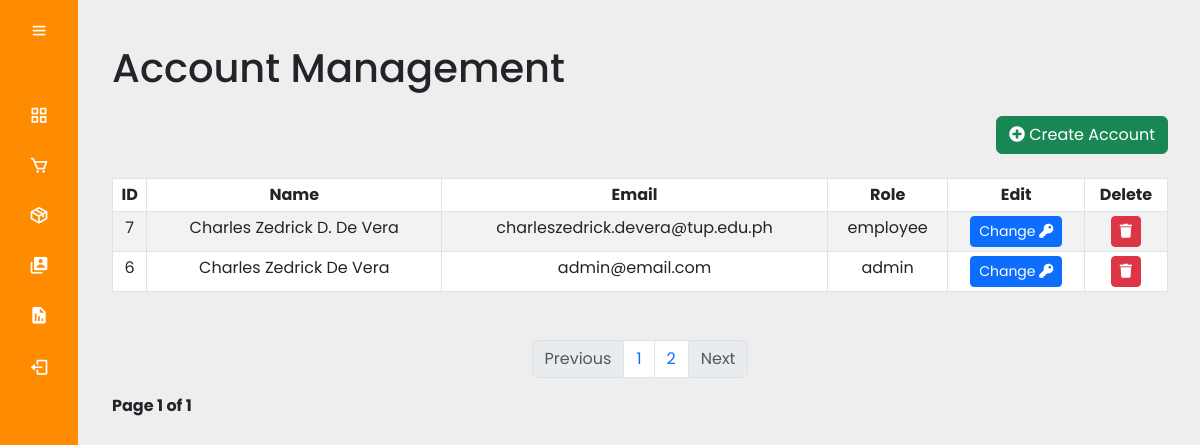
Screenshot of /admin/account.php (signed in) with the database file from the repository.
### tables this page shows
CREATE TABLE `users` (
  `user_id` int(11) NOT NULL,
  `user_name` varchar(100) NOT NULL,
  `user_email` varchar(100) NOT NULL,
  `user_password` varchar(100) NOT NULL,
  `user_type` varchar(250) NOT NULL DEFAULT 'user'
);

### admin/account.php (the view, shortened to what this page needs)
<?php include('header.php'); ?>
<?php
    if(isset($_GET['page_no']) && $_GET['page_no'] != ""){
        $page_no = $_GET['page_no'];
    }else{
        $page_no = 1;
    }
    $stmt1 = $conn->prepare("SELECT COUNT(*) As total_records FROM users WHERE user_type IN ('admin','employee')");
    $stmt1->execute();
    $stmt1->bind_result($total_records);
    $total_records_per_page = 5;
    $offset = ($page_no-1) * $total_records_per_page;
    $previous_page = $page_no - 1;
    $next_page = $page_no + 1;
    $total_no_of_pages = ceil($total_records/$total_records_per_page);
    $stmt2 = $conn->prepare("SELECT * FROM users WHERE user_type IN ('admin','employee') ORDER BY user_id DESC LIMIT $offset, $total_records_per_page");
    $stmt2->execute();
    $users = $stmt2->get_result();
?>
<?php include('sidemenu.php'); ?>
<div class="main-content">
    <div class="container-fluid">
            <h1 class="my-4">Account Management</h1>
            <a class="btn btn-success btn mb-4" style="float:right;" href="create_user.php"><i class="fas fa-plus-circle"></i> Create Account</a>
            <div class="table-responsive">
                <table class="table table-striped table-bordered table-hover table-sm text-center">
                    <thead>
                        <tr>
                            <th scope="col">ID</th>
                            <th scope="col">Name</th>
                            <th scope="col">Email</th>
                            <th scope="col">Role</th>
                            <th scope="col">Edit</th>
                            <th scope="col">Delete</th>
                        </tr>
                    </thead>
                    <tbody>
                    <?php while($row = $users->fetch_assoc()) { ?>
                        <tr>
                            <td><?php echo $row['user_id']; ?></td>
                            <td><?php echo $row['user_name']; ?></td>
                            <td><?php echo $row['user_email']; ?></td>
                            <td><?php echo $row['user_type']; ?></td>
                            <td><a class="btn btn-primary btn-sm" href="edit_user.php?user_id=<?php echo $row['user_id']; ?>">Change <i class="fas fa-key"></i></a></td>
                            <td><a class="btn btn-danger btn-sm" href="delete_user.php?user_id=<?php echo $row['user_id']; ?>"><i class="fas fa-trash"></i></a></td>
                        </tr>
                        <?php } ?>
                    </tbody>
                </table>
                    <nav aria-label="Page navigation example" class="text-center">
                    <ul class="pagination mt-5 justify-content-center">
                        <li class="page-item">
                            <a class="page-link <?= ($page_no <= 1) ? 'disabled' : ''; ?> " <?= ($page_no > 1) ? 'href=?page_no=' .$previous_page : ''; ?>>Previous</a>
                        </li>
                        <li class="page-item"><a href="?page_no=1" class="page-link">1</a></li>
                        <li class="page-item"><a href="?page_no=2" class="page-link">2</a></li>
                        <li class="page-item">
                            <a class="page-link <?= ($page_no >= $total_no_of_pages) ? 'disabled' : ''; ?> " <?= ($page_no < $total_no_of_pages) ? 'href=?page_no=' .$next_page : ''; ?>>Next</a>
                        </li>
                    </ul>
                </nav>
                <div class="p-10">
                    <strong>Page <?= $page_no; ?> of <?= $total_no_of_pages ?></strong>
                </div>
            </div>
    </div>
</div>

### assets/css/admin_style.css (style rules this page uses)
* { margin: 0; padding: 0; box-sizing: border-box; font-family: 'Poppins', sans-serif; }
body { background-color: #eee; }
.main-content { position: relative; min-height: 100vh; top: 0; left: 80px; transition: all 0.5s ease; width: calc(100% - 80px); padding: 1rem; }
.table-responsive { width: 100%; overflow-x: auto; }
.main-content { padding: 20px; }

### rows the page displays
users: user_id "7", user_name "Charles Zedrick D. De Vera", user_email "charleszedrick.devera@tup.edu.ph", user_type "employee"
users: user_id "6", user_name "Charles Zedrick De Vera", user_email "admin@email.com", user_type "admin"

### other values shown
$page_no "1"
$total_no_of_pages "1"
